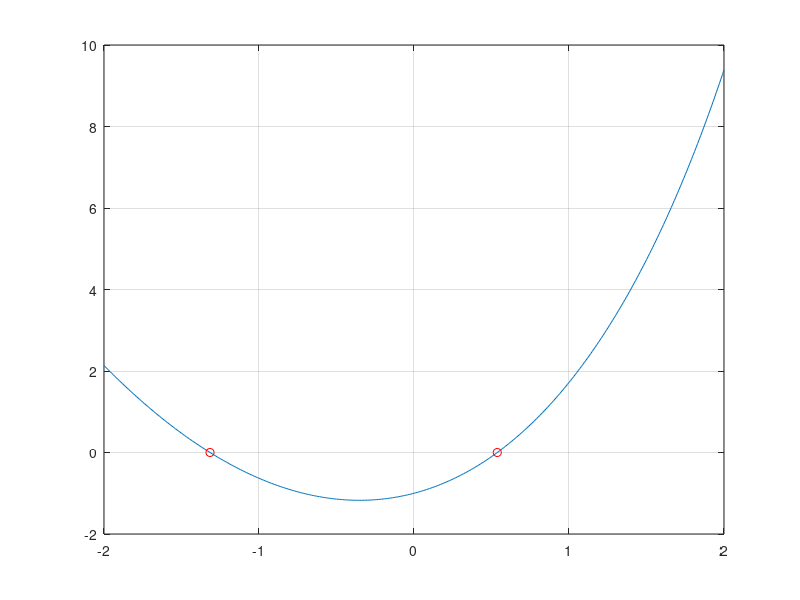

Source code (MATLAB):



a=-2;
b=2;
h=0.01;
x=a:h:b;
f=inline('exp(x)+x.^2-2');
y=f(x);
epsilon=10^(-3);
% wykres
plot(x,y)
grid on
hold on
pierwiastek1=fzero(f,-2);
pierwiastek2=fzero(f,2);
plot(pierwiastek1,0,'or');
hold on
plot(pierwiastek2,0,'or');
% a b
a=input('Podaj a: ');
b=input('Podaj b: ');
% metoda polowienia
disp('========================B=======================');

BI_a=a;
BI_b=b;
BI_i=0;
BI_x=(BI_a+BI_b)/2;
while abs(BI_b-BI_a)>epsilon
    if (f(BI_a)*f(BI_x))<0
        BI_b=BI_x;
    else
        BI_a=BI_x;
    end
    BI_x=(BI_a+BI_b)/2;
    BI_i=BI_i+1;
end
Metoda_Polowienia=BI_x
Metoda_Polowienia_Iteracje=BI_i
% regula falsi
disp('===============================================');
FA_x=0;
FA_x1=((a*f(b))-(b*f(a)))/(f(b)-f(a));
FA_i=1;
while abs(FA_x1-FA_x)>epsilon
    FA_x=FA_x1;
    if (f(a)*f(FA_x))<0
        FA_x1=((FA_x*f(a))-(a*f(FA_x)))/(f(a)-f(FA_x));
    elseif (f(b)*f(FA_x))<0
        FA_x1=((FA_x*f(b))-(b*f(FA_x)))/(f(b)-f(FA_x));
    end
    FA_i=FA_i+1;
end
Regula_Falsi=FA_x1
Regula_Falsi_Iteracje=FA_i
% metoda newtona
disp('===============================================');
NE_x=a;
NE_x1=(1/(12*h))*(f(NE_x-(2*h))-(8*f(NE_x-h))+(8*f(NE_x+h))-f(NE_x+(2*h)));;
NE_i=1;
while abs(NE_x1-NE_x)>epsilon
    NE_x=NE_x1;
    NE_x_p=(1/(12*h))*(f(NE_x-(2*h))-(8*f(NE_x-h))+(8*f(NE_x+h))-f(NE_x+(2*h)));
    NE_x1=NE_x-(f(NE_x)/NE_x_p);
    NE_i=NE_i+1;
end
Metoda_Newtona=NE_x1
Metoda_Newtona_Iteracje=NE_i
% metoda wbudowana
disp('===============================================');
Metoda_Wbudowana=fzero(f,a)


